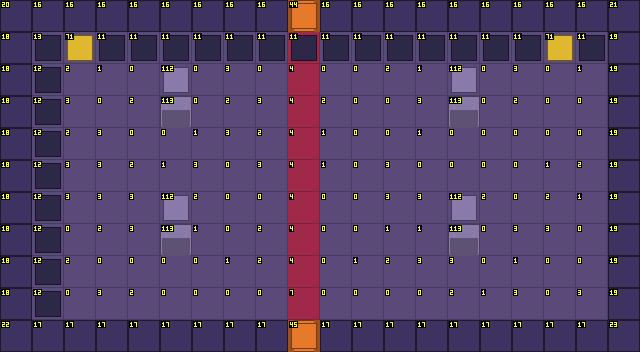

The image is a tile-based game level rendered from a .tmx file. Its description and complete source (layers, tilesets, objects, tile grids) follow:
An orthogonal 20x11 tile map with 32x32 px tiles, 4 tile layers (Sol, Decor, Murs, Dessus) and 10 objects (2x Sortie, 2x Porte, 2x Spawn, 2x Ennemi, 2x Torche).

<map version="1.10" tiledversion="1.12.2" orientation="orthogonal" renderorder="right-down" width="20" height="11" tilewidth="32" tileheight="32" infinite="0" nextlayerid="6" nextobjectid="11">
 <properties>
  <property name="camera" value="ecran" />
 </properties>
 <tileset firstgid="1" source="../tilesets/chateau.tsx" />
 <layer id="1" name="Sol" width="20" height="11">
  <data encoding="csv">
0,0,0,0,0,0,0,0,0,1,0,0,0,0,0,0,0,0,0,0,
0,2,1,4,4,2,2,1,3,7,2,3,2,4,4,4,4,1,1,0,
0,2,3,2,1,4,1,4,1,5,1,1,3,2,1,1,4,1,2,0,
0,1,4,1,3,3,1,3,4,5,3,1,1,4,3,1,3,1,1,0,
0,4,3,4,1,1,2,4,3,5,2,1,1,2,1,1,1,1,1,0,
0,1,4,4,3,2,4,1,4,5,2,1,4,1,1,1,1,2,3,0,
0,3,4,4,4,1,3,1,1,5,1,1,4,4,2,3,1,3,2,0,
0,4,1,3,4,4,2,1,3,5,1,1,2,2,1,1,4,4,1,0,
0,1,3,1,1,1,1,2,3,5,1,2,3,4,4,1,2,1,1,0,
0,3,1,4,3,1,1,1,1,8,1,1,1,1,3,2,4,1,4,0,
0,0,0,0,0,0,0,0,0,1,0,0,0,0,0,0,0,0,0,0
</data>
 </layer>
 <layer id="2" name="Decor" width="20" height="11">
  <data encoding="csv">
0,0,0,0,0,0,0,0,0,0,0,0,0,0,0,0,0,0,0,0,
0,14,72,12,12,12,12,12,12,12,12,12,12,12,12,12,12,72,12,0,
0,13,0,0,0,0,0,0,0,0,0,0,0,0,0,0,0,0,0,0,
0,13,0,0,0,0,0,0,0,0,0,0,0,0,0,0,0,0,0,0,
0,13,0,0,0,0,0,0,0,0,0,0,0,0,0,0,0,0,0,0,
0,13,0,0,0,0,0,0,0,0,0,0,0,0,0,0,0,0,0,0,
0,13,0,0,0,0,0,0,0,0,0,0,0,0,0,0,0,0,0,0,
0,13,0,0,0,0,0,0,0,0,0,0,0,0,0,0,0,0,0,0,
0,13,0,0,0,0,0,0,0,0,0,0,0,0,0,0,0,0,0,0,
0,13,0,0,0,0,0,0,0,0,0,0,0,0,0,0,0,0,0,0,
0,0,0,0,0,0,0,0,0,0,0,0,0,0,0,0,0,0,0,0
</data>
 </layer>
 <layer id="3" name="Murs" width="20" height="11">
  <data encoding="csv">
21,17,17,17,17,17,17,17,17,41,17,17,17,17,17,17,17,17,17,22,
19,0,0,0,0,0,0,0,0,0,0,0,0,0,0,0,0,0,0,20,
19,0,0,0,0,0,0,0,0,0,0,0,0,0,0,0,0,0,0,20,
19,0,0,0,0,114,0,0,0,0,0,0,0,0,114,0,0,0,0,20,
19,0,0,0,0,0,0,0,0,0,0,0,0,0,0,0,0,0,0,20,
19,0,0,0,0,0,0,0,0,0,0,0,0,0,0,0,0,0,0,20,
19,0,0,0,0,0,0,0,0,0,0,0,0,0,0,0,0,0,0,20,
19,0,0,0,0,114,0,0,0,0,0,0,0,0,114,0,0,0,0,20,
19,0,0,0,0,0,0,0,0,0,0,0,0,0,0,0,0,0,0,20,
19,0,0,0,0,0,0,0,0,0,0,0,0,0,0,0,0,0,0,20,
23,18,18,18,18,18,18,18,18,42,18,18,18,18,18,18,18,18,18,24
</data>
 </layer>
 <objectgroup id="4" name="Objets">
  <object id="1" type="Sortie" x="288" y="0" width="32" height="32">
   <properties>
    <property name="cible_carte" value="res://scenes/rooms/chateau_salle_03_room.tscn" />
    <property name="cible_spawn" value="depuis_sud" />
    <property name="godot_node_type" value="area" />
   </properties>
  </object>
  <object id="2" type="Porte" x="288" y="0" width="32" height="32">
   <properties>
    <property name="id" value="chateau_porte_02" />
    <property name="type" value="ennemis" />
   </properties>
  </object>
  <object id="3" type="Sortie" x="288" y="320" width="32" height="32">
   <properties>
    <property name="cible_carte" value="res://scenes/rooms/chateau_salle_01_room.tscn" />
    <property name="cible_spawn" value="depuis_nord" />
    <property name="godot_node_type" value="area" />
   </properties>
  </object>
  <object id="4" type="Porte" x="288" y="320" width="32" height="32">
   <properties>
    <property name="id" value="chateau_porte_01" />
    <property name="type" value="ennemis" />
   </properties>
  </object>
  <object id="5" type="Spawn" x="304" y="272">
   <properties>
    <property name="id" value="depuis_sud" />
   </properties>
   <point />
  </object>
  <object id="6" type="Spawn" x="304" y="80">
   <properties>
    <property name="id" value="depuis_nord" />
   </properties>
   <point />
  </object>
  <object id="7" type="Ennemi" x="144" y="176">
   <properties>
    <property name="type" value="chevalier_corrompu" />
    <property name="variante" value="normal" />
   </properties>
   <point />
  </object>
  <object id="8" type="Ennemi" x="496" y="176">
   <properties>
    <property name="type" value="chevalier_corrompu" />
    <property name="variante" value="normal" />
   </properties>
   <point />
  </object>
  <object id="9" type="Torche" x="80" y="48">
   <properties>
    <property name="id" value="chateau_brasero_01" />
    <property name="etat" value="allumee" />
    <property name="permanente" type="bool" value="true" />
   </properties>
   <point />
  </object>
  <object id="10" type="Torche" x="560" y="48">
   <properties>
    <property name="id" value="chateau_brasero_02" />
    <property name="etat" value="allumee" />
    <property name="permanente" type="bool" value="true" />
   </properties>
   <point />
  </object>
 </objectgroup>
 <layer id="5" name="Dessus" width="20" height="11">
  <data encoding="csv">
0,0,0,0,0,0,0,0,0,45,0,0,0,0,0,0,0,0,0,0,
0,0,0,0,0,0,0,0,0,0,0,0,0,0,0,0,0,0,0,0,
0,0,0,0,0,113,0,0,0,0,0,0,0,0,113,0,0,0,0,0,
0,0,0,0,0,0,0,0,0,0,0,0,0,0,0,0,0,0,0,0,
0,0,0,0,0,0,0,0,0,0,0,0,0,0,0,0,0,0,0,0,
0,0,0,0,0,0,0,0,0,0,0,0,0,0,0,0,0,0,0,0,
0,0,0,0,0,113,0,0,0,0,0,0,0,0,113,0,0,0,0,0,
0,0,0,0,0,0,0,0,0,0,0,0,0,0,0,0,0,0,0,0,
0,0,0,0,0,0,0,0,0,0,0,0,0,0,0,0,0,0,0,0,
0,0,0,0,0,0,0,0,0,0,0,0,0,0,0,0,0,0,0,0,
0,0,0,0,0,0,0,0,0,46,0,0,0,0,0,0,0,0,0,0
</data>
 </layer>
</map>
